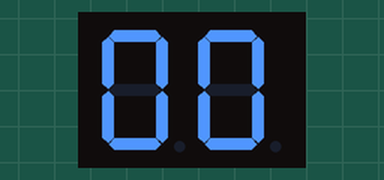
This sketch was run on a simulated Arduino Uno, built with avr-gcc and run on an emulated ATmega328P. Parts: 2-digit seven-segment display. Wiring (inferred from the names in the program): 2-digit 7-segment display, segments lit when HIGH: segments pin 2, pin 3, pin 4, pin 5, pin 6, pin 7, pin 8; digit selects pin 11, pin 12. The segment pins are drawn as the display they are named for.

Above: at 0.25 s.
At 5.9 s:
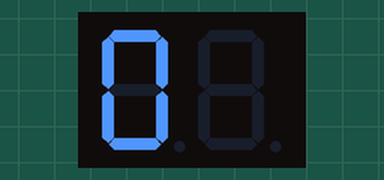

Measured:
- what the display in image 0 shows lasts 0.5 s, from 0.0 s to 0.5 s
- what the display in image 1 shows lasts 5.0 s, from 5.9 s to 10.9 s

The sketch:

My_Own_7_Seg_Multiplex.ino
```cpp
int time = 10;    //delay time
int cpu;

int avg;
int avg1;
int avg2;
int avg3;
int avg4;
int avg5;

int pinA  = 2;
int pinB  = 3;
int pinC  = 4;
int pinD  = 5;
int pinE  = 6;
int pinF  = 7;
int pinG  = 8;
//int pinDP = 13;

int DIG1  = 11;
int DIG2  = 12;

void choose_digit(char num){
  switch(num) {
    default:
       //set segments to 0
      digitalWrite(pinA, HIGH);
      digitalWrite(pinB, HIGH);
      digitalWrite(pinC, HIGH);
      digitalWrite(pinD, HIGH);
      digitalWrite(pinE, HIGH);
      digitalWrite(pinF, HIGH);
      digitalWrite(pinG, LOW);
//      digitalWrite(pinDP,HIGH);
      break;

    case 1:
      digitalWrite(pinA, LOW);
      digitalWrite(pinB, HIGH);
      digitalWrite(pinC, HIGH);
      digitalWrite(pinD, LOW);
      digitalWrite(pinE, LOW);
      digitalWrite(pinF, LOW);
      digitalWrite(pinG, LOW);
//      digitalWrite(pinDP,HIGH);
      break;

    case 2:
      digitalWrite(pinA, HIGH);
      digitalWrite(pinB, HIGH);
      digitalWrite(pinC, LOW);
      digitalWrite(pinD, HIGH);
      digitalWrite(pinE, HIGH);
      digitalWrite(pinF, LOW);
      digitalWrite(pinG, HIGH);
//      digitalWrite(pinDP,HIGH);
      break;

    case 3:
      digitalWrite(pinA, HIGH);
      digitalWrite(pinB, HIGH);
      digitalWrite(pinC, HIGH);
      digitalWrite(pinD, HIGH);
      digitalWrite(pinE, LOW);
      digitalWrite(pinF, LOW);
      digitalWrite(pinG, HIGH);
//      digitalWrite(pinDP,HIGH);
      break;

    case 4:
      digitalWrite(pinA, LOW);
      digitalWrite(pinB, HIGH);
      digitalWrite(pinC, HIGH);
      digitalWrite(pinD, LOW);
      digitalWrite(pinE, LOW);
      digitalWrite(pinF, HIGH);
      digitalWrite(pinG, HIGH);
//      digitalWrite(pinDP,HIGH);
      break;

    case 5:
      digitalWrite(pinA, HIGH);
      digitalWrite(pinB, LOW);
      digitalWrite(pinC, HIGH);
      digitalWrite(pinD, HIGH);
      digitalWrite(pinE, LOW);
      digitalWrite(pinF, HIGH);
      digitalWrite(pinG, HIGH);
//      digitalWrite(pinDP,HIGH);
      break;

    case 6:
      digitalWrite(pinA, HIGH);
      digitalWrite(pinB, LOW);
      digitalWrite(pinC, HIGH);
      digitalWrite(pinD, HIGH);
      digitalWrite(pinE, HIGH);
      digitalWrite(pinF, HIGH);
      digitalWrite(pinG, HIGH);
//      digitalWrite(pinDP,HIGH);
      break;

    case 7:
      digitalWrite(pinA, HIGH);
      digitalWrite(pinB, HIGH);
      digitalWrite(pinC, HIGH);
      digitalWrite(pinD, LOW);
      digitalWrite(pinE, LOW);
      digitalWrite(pinF, LOW);
      digitalWrite(pinG, LOW);
//      digitalWrite(pinDP,HIGH);
      break;

    case 8:
      digitalWrite(pinA, HIGH);
      digitalWrite(pinB, HIGH);
      digitalWrite(pinC, HIGH);
      digitalWrite(pinD, HIGH);
      digitalWrite(pinE, HIGH);
      digitalWrite(pinF, HIGH);
      digitalWrite(pinG, HIGH);
 //     digitalWrite(pinDP,HIGH);
      break;

    case 9:
      digitalWrite(pinA, HIGH);
      digitalWrite(pinB, HIGH);
      digitalWrite(pinC, HIGH);
      digitalWrite(pinD, HIGH);
      digitalWrite(pinE, LOW);
      digitalWrite(pinF, HIGH);
      digitalWrite(pinG, HIGH);
 //     digitalWrite(pinDP,HIGH);
      break;
  }
}

void setup() {
  // put your setup code here, to run once:

  pinMode(pinA, OUTPUT);
  pinMode(pinB, OUTPUT);
  pinMode(pinC, OUTPUT);
  pinMode(pinD, OUTPUT);
  pinMode(pinE, OUTPUT);
  pinMode(pinF, OUTPUT);
  pinMode(pinG, OUTPUT);
  pinMode(DIG1, OUTPUT);
  pinMode(DIG2, OUTPUT);

  Serial.begin(19200);

}

void pick_digit(int digit)
{
  digitalWrite(DIG1, LOW);
  digitalWrite(DIG2, LOW);

  switch(digit)
  {
    case 1: digitalWrite(DIG1, HIGH);
    break;
    case 2: digitalWrite(DIG2, HIGH);
    break;
    default:digitalWrite(DIG2, LOW);
  }

}

void seven_segment(int number)
{
  unsigned char tens = int (number/10);
  unsigned char ones = int (number%10);
  int i = 1;

  while (i < 20)

  {

  choose_digit(tens);
  pick_digit(1);
  delay(time);

  choose_digit(ones);
  pick_digit(2);
  delay(time);

  i++;
  }
      average(avg);

}
void average(int number)
{

if (Serial.available()) cpu=avg;

      avg1=Serial.parseInt();
      delay(10);
      avg2=Serial.parseInt();
      delay(10);
      avg3=Serial.parseInt();
      delay(10);
      avg4=Serial.parseInt();
      delay(10);
      avg5=Serial.parseInt();

      avg=((avg1 + avg2 + avg3 + avg4 + avg5)/5);

}

void loop() {
  // put your main code here, to run repeatedly:

  seven_segment(cpu);
  delay(2);

}
```
